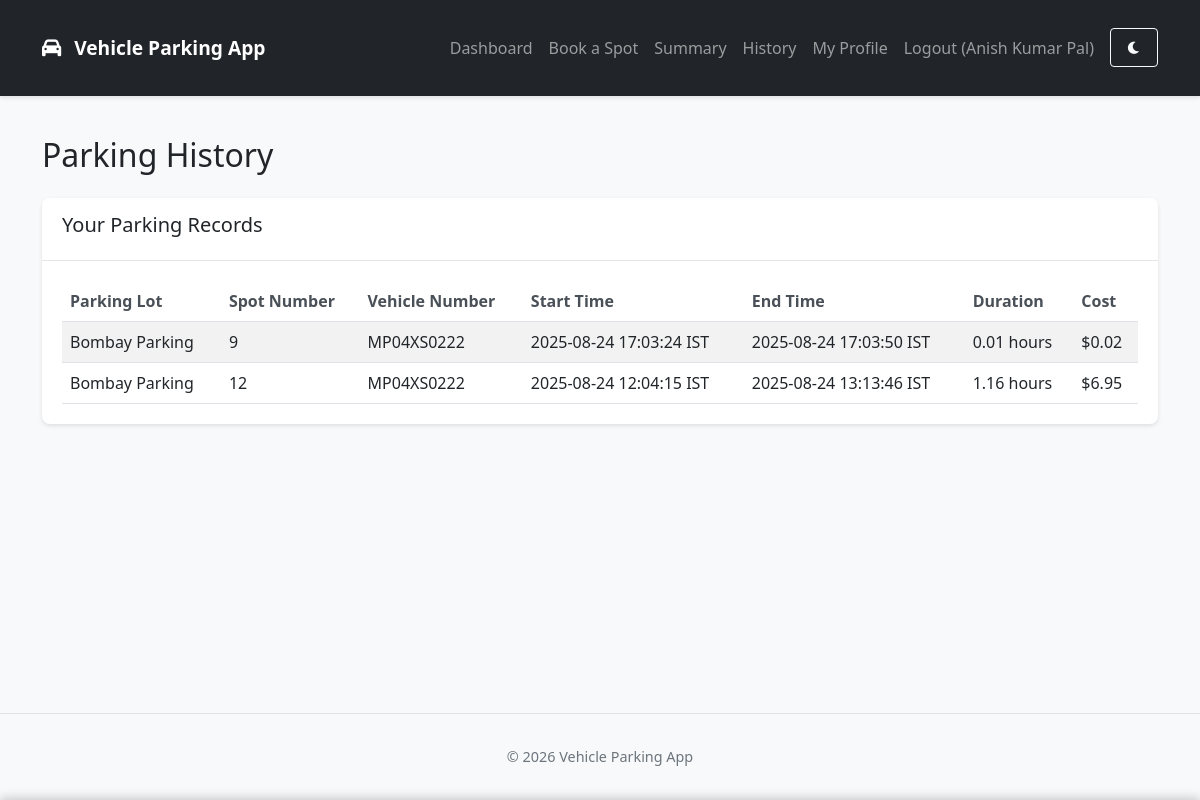
/user/view-history (signed in), run on the app's committed database.
### backend/models/models.py (models this page shows, shortened)
class User(db.Model, UserMixin):
    __tablename__ = 'users'
    id = db.Column(db.Integer, primary_key=True)
    username = db.Column(db.String(64), unique=True, nullable=False)
    email = db.Column(db.String(120), unique=True, nullable=False)
    password_hash = db.Column(db.String(128), nullable=False)
    phone = db.Column(db.String(20), unique=True, nullable=True)
    full_name = db.Column(db.String(100), nullable=True)
    address = db.Column(db.String(200), nullable=True)
    pin_code = db.Column(db.String(20), nullable=True)
    vehicle_no = db.Column(db.String(20), unique=True, nullable=True)
    is_admin = db.Column(db.Boolean, default=False)
    created_at = db.Column(db.DateTime, default=lambda: datetime.now(IST))
    notification_preference = db.Column(db.String(20), default='email')  # email, gchat, sms
    gchat_email = db.Column(db.String(120), nullable=True)
    reminder_time = db.Column(db.String(5), default='18:00')  # 24-hour format HH:MM
    report_format = db.Column(db.String(10), default='html')  # html or pdf
    last_reminder_date = db.Column(db.Date, nullable=True)  # Track when last reminder was sent
    reservations = db.relationship('ParkingReservation', backref='user', lazy=True, cascade="all, delete-orphan")
    payment_methods = db.relationship('SavedPaymentMethod', backref='user', lazy=True, cascade="all, delete-orphan")

class ParkingLot(db.Model):
    __tablename__ = 'parking_lots'
    id = db.Column(db.Integer, primary_key=True)
    name = db.Column(db.String(100), nullable=False)
    prime_location_name = db.Column(db.String(100), nullable=False)
    price = db.Column(db.Float, nullable=False)
    address = db.Column(db.String(200), nullable=False)
    pin_code = db.Column(db.String(10), nullable=False)
    maximum_number_of_spots = db.Column(db.Integer, nullable=False)
    created_at = db.Column(db.DateTime, default=datetime.now(IST))
    spots = db.relationship('ParkingSpot', backref='lot', lazy=True, cascade="all, delete-orphan")

class ParkingReservation(db.Model):
    __tablename__ = 'parking_reservations'
    id = db.Column(db.Integer, primary_key=True)
    user_id = db.Column(db.Integer, db.ForeignKey('users.id'), nullable=False)
    spot_id = db.Column(db.Integer, db.ForeignKey('parking_spots.id'), nullable=False)
    vehicle_no = db.Column(db.String(20), nullable=True)
    parking_timestamp = db.Column(db.DateTime, default=datetime.now(IST))
    leaving_timestamp = db.Column(db.DateTime, nullable=True)
    parking_cost = db.Column(db.Float, nullable=True)
    active = db.Column(db.Boolean, default=True)
    payment_status = db.Column(db.String(20), default='PENDING')  # PENDING, PAID, FAILED
    payment_date = db.Column(db.DateTime, nullable=True)
    payment_method = db.Column(db.String(20), nullable=True)  # credit-card, paypal, etc.
    transaction_id = db.Column(db.String(50), nullable=True)

### backend/routes/user_routes.py (the view)
@user.route('/view-history')
@login_required
def view_history():
    reservations = ParkingReservation.query.filter_by(user_id=current_user.id, active=False).order_by(ParkingReservation.leaving_timestamp.desc()).all()
    history = []
    for res in reservations:
        spot = ParkingSpot.query.get(res.spot_id)
        lot = ParkingLot.query.get(spot.lot_id)
        duration = (res.leaving_timestamp - res.parking_timestamp).total_seconds() / 3600
        cost = res.parking_cost
        if cost is None or cost == 0:
            if lot.price > 0:
                cost = lot.price * duration
            else:
                cost = 0
        history.append({
            'lot_name': lot.name,
            'spot_number': spot.spot_number,
            'parking_time': res.parking_timestamp,
            'leaving_time': res.leaving_timestamp,
            'duration': round(duration, 2),
            'cost': round(cost, 2) if cost is not None else 0,
            'vehicle_no': res.vehicle_no
        })
    return render_template('user/view_history.html', history=history)

### backend/services/cache_service.py (called while the page is built)
    def clean_expired(self):
        now = time.time()
        expired_keys = [key for key, (expiry_time, _) in self._cache.items() if expiry_time <= now]
        for key in expired_keys:
            del self._cache[key]
            if self.app:
                self.app.logger.debug(f"Removed expired cache key: {key}")
            else:
                logger.debug(f"Removed expired cache key: {key}")

### backend/utils/helpers.py (called while the page is built)
def format_datetime(dt):
    if not dt:
        return ""
    if dt.tzinfo is None:
        dt = dt.replace(tzinfo=IST)
    elif dt.tzinfo != IST:
        dt = dt.astimezone(IST)
    return dt.strftime("%Y-%m-%d %H:%M:%S IST")

### frontend/templates/user/view_history.html (shortened to what this page needs)
{% extends "base.html" %}
{% block content %}
<div class="row">
    <div class="col-md-12">
        <h2 class="mb-4">Parking History</h2>
    </div>
</div>
<div class="row">
    <div class="col-md-12">
        <div class="card">
            <div class="card-header">
                <h5>Your Parking Records</h5>
            </div>
            <div class="card-body">
                {% if history %}
                <div class="table-responsive">
                    <table class="table table-striped">
                        <thead>
                            <tr>
                                <th>Parking Lot</th>
                                <th>Spot Number</th>
                                <th>Vehicle Number</th>
                                <th>Start Time</th>
                                <th>End Time</th>
                                <th>Duration</th>
                                <th>Cost</th>
                            </tr>
                        </thead>
                        <tbody>
                            {% for reservation in history %}
                            <tr>
                                <td>{{ reservation.lot_name }}</td>
                                <td>{{ reservation.spot_number }}</td>
                                <td>{{ reservation.vehicle_no }}</td>
                                <td>{{ reservation.parking_time|format_datetime }}</td>
                                <td>{{ reservation.leaving_time|format_datetime }}</td>
                                <td>{{ reservation.duration }} hours</td>
                                <td>${{ "%.2f"|format(reservation.cost) }}</td>
                            </tr>
                            {% endfor %}
                        </tbody>
                    </table>
                </div>
                {% else %}
                <div class="alert alert-info">
                    You haven't made any parking reservations yet.
                </div>
                {% endif %}
            </div>
        </div>
    </div>
</div>
{% endblock %}

### frontend/templates/base.html (shortened to what this page needs)
<!DOCTYPE html>
<html lang="en">
<head>
    <link href="https://cdn.jsdelivr.net/npm/bootstrap@5.2.3/dist/css/bootstrap.min.css" rel="stylesheet">
    <link rel="stylesheet" href="https://cdnjs.cloudflare.com/ajax/libs/font-awesome/6.0.0-beta3/css/all.min.css">
    <link rel="stylesheet" href="{{ url_for('static', filename='css/style.css') }}">
</head>
<body>
    <nav class="navbar navbar-expand-lg navbar-dark bg-dark">
        <div class="container">
            <a class="navbar-brand" href="{{ url_for('index') }}">
                <i class="fas fa-car"></i> Vehicle Parking App
            </a>
            <div class="collapse navbar-collapse" id="navbarNav">
                <ul class="navbar-nav ms-auto">
                    {% if current_user.is_authenticated %}
                        {% if current_user.is_admin %}
                            <li class="nav-item">
                                <a class="nav-link" href="{{ url_for('admin.dashboard') }}">Dashboard</a>
                            </li>
                            <li class="nav-item">
                                <a class="nav-link" href="{{ url_for('admin.summary') }}">Summary</a>
                            </li>
                            <li class="nav-item">
                                <a class="nav-link" href="{{ url_for('admin.parking_lots') }}">Parking Lots</a>
                            </li>
                            <li class="nav-item">
                                <a class="nav-link" href="{{ url_for('admin.view_users') }}">Users</a>
                            </li>
                            <li class="nav-item">
                                <a class="nav-link" href="{{ url_for('admin.search') }}">
                                    <i class="fas fa-search me-1"></i>Search
                                </a>
                            </li>
                            <li class="nav-item">
                                <a class="nav-link" href="{{ url_for('admin.edit_profile') }}">My Profile</a>
                            </li>
                        {% else %}
                            <li class="nav-item">
                                <a class="nav-link" href="{{ url_for('user.dashboard') }}">Dashboard</a>
                            </li>
                            <li class="nav-item">
                                <a class="nav-link" href="{{ url_for('user.book_spot') }}">Book a Spot</a>
                            </li>
                            <li class="nav-item">
                                <a class="nav-link" href="{{ url_for('user.summary') }}">Summary</a>
                            </li>
                            <li class="nav-item">
                                <a class="nav-link" href="{{ url_for('user.view_history') }}">History</a>
                            </li>
                            <li class="nav-item">
                                <a class="nav-link" href="{{ url_for('user.edit_profile') }}">My Profile</a>
                            </li>
                        {% endif %}
                        <li class="nav-item">
                            <a class="nav-link" href="{{ url_for('auth.logout') }}">Logout ({{ current_user.username }})</a>
                        </li>
                    {% endif %}
                    <li class="nav-item">
                        <button id="dark-mode-toggle" class="btn btn-sm btn-outline-light ms-2" title="Toggle Dark Mode">
                            <i class="fas fa-moon"></i>
                        </button>
                    </li>
                </ul>
            </div>
        </div>
    </nav>
    <div class="container mt-4">
        {% block content %}{% endblock %}
    </div>
    <footer class="footer mt-5 py-3 bg-light">
        <div class="container text-center">
            <span class="text-muted">© <span class="year">2025</span> Vehicle Parking App</span>
        </div>
    </footer>
</body>
</html>

### frontend/static/css/style.css (style rules this page uses)
body { background-color: #f8f9fa; min-height: 100vh; display: flex; flex-direction: column; font-family: 'Segoe UI', Roboto, 'Helvetica Neue', Arial, sans-serif; padding-bottom: env(safe-area-inset-bottom); }
.container { flex: 1; padding-top: 1rem; padding-bottom: 1rem; }
.card { box-shadow: 0 2px 4px rgba(0, 0, 0, 0.1); margin-bottom: 20px; border: none; border-radius: 8px; overflow: hidden; }
.card-header { background-color: #fff; border-bottom: 1px solid rgba(0, 0, 0, 0.1); padding: 15px 20px; font-weight: 600; }
.card-body { padding: 20px; }
.table { margin-bottom: 0; width: 100%; overflow-x: auto; }
.table-responsive { overflow-x: auto; -webkit-overflow-scrolling: touch; }
.table th { border-top: none; font-weight: 600; color: #495057; white-space: nowrap; }
.table td { vertical-align: middle; }
.btn { border-radius: 4px; padding: 8px 16px; font-weight: 500; transition: all 0.2s ease; touch-action: manipulation; }
.navbar { box-shadow: 0 2px 4px rgba(0, 0, 0, 0.1); padding: 0.75rem 1rem; }
.navbar-brand { font-weight: 600; font-size: 1.2rem; }
.navbar-brand i { margin-right: 8px; }
.footer { background-color: #f8f9fa; padding: 20px 0; margin-top: auto; border-top: 1px solid rgba(0, 0, 0, 0.1); font-size: 0.9rem; }
* { -webkit-tap-highlight-color: rgba(0,0,0,0); }

### data on the page
User: username "Anish Kumar Pal"
ParkingLot: lot_name "Bombay Parking" "Bombay Parking"
ParkingReservation: vehicle_no "MP04XS0222", parking_time "2025-08-24 17:03:24 IST", leaving_time "2025-08-24 17:03:50 IST"
ParkingReservation: vehicle_no "MP04XS0222", parking_time "2025-08-24 12:04:15 IST", leaving_time "2025-08-24 13:13:46 IST"

### other printed values
{{ reservation.spot_number }} "9" "12"
{{ reservation.duration }} "0.01" "1.16"
{{ "%.2f"|format(reservation.cost) }} "0.02" "6.95"
